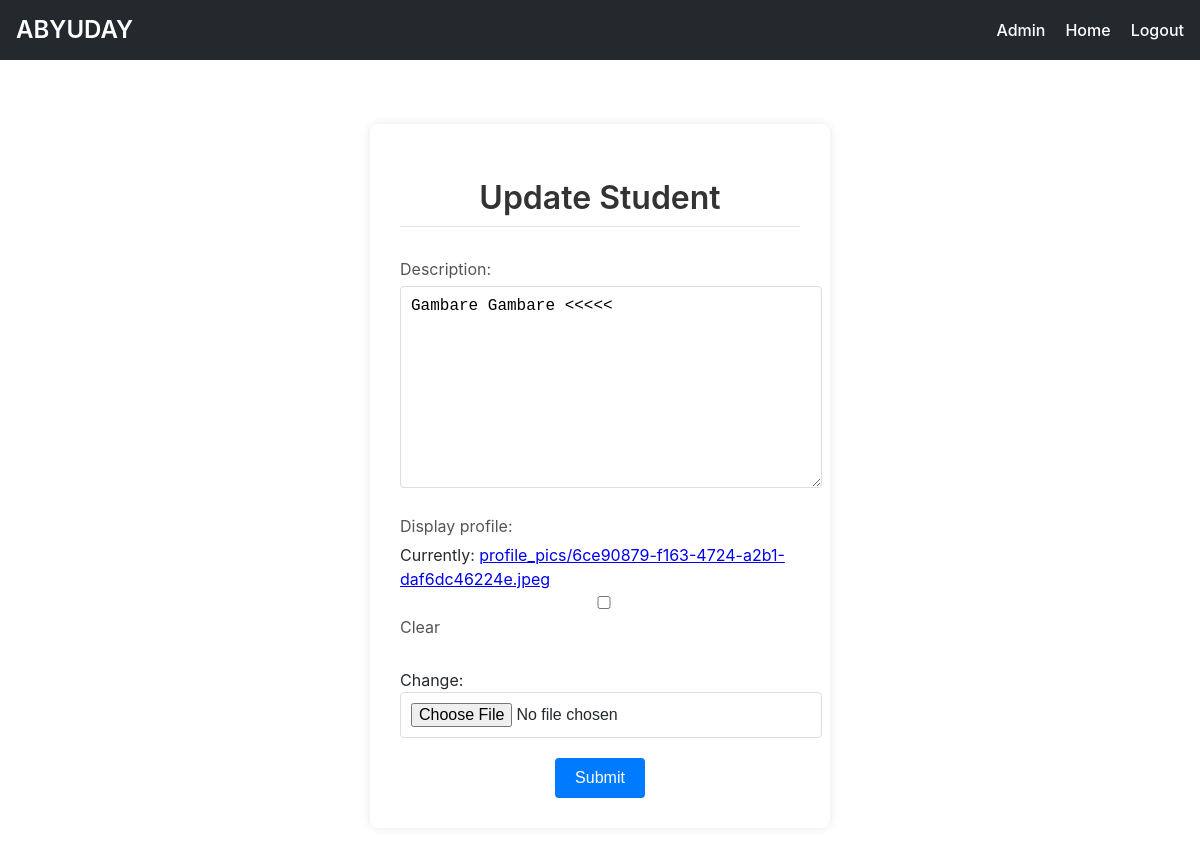
The page /update-student/1/ (signed in) on the database as committed earlier.
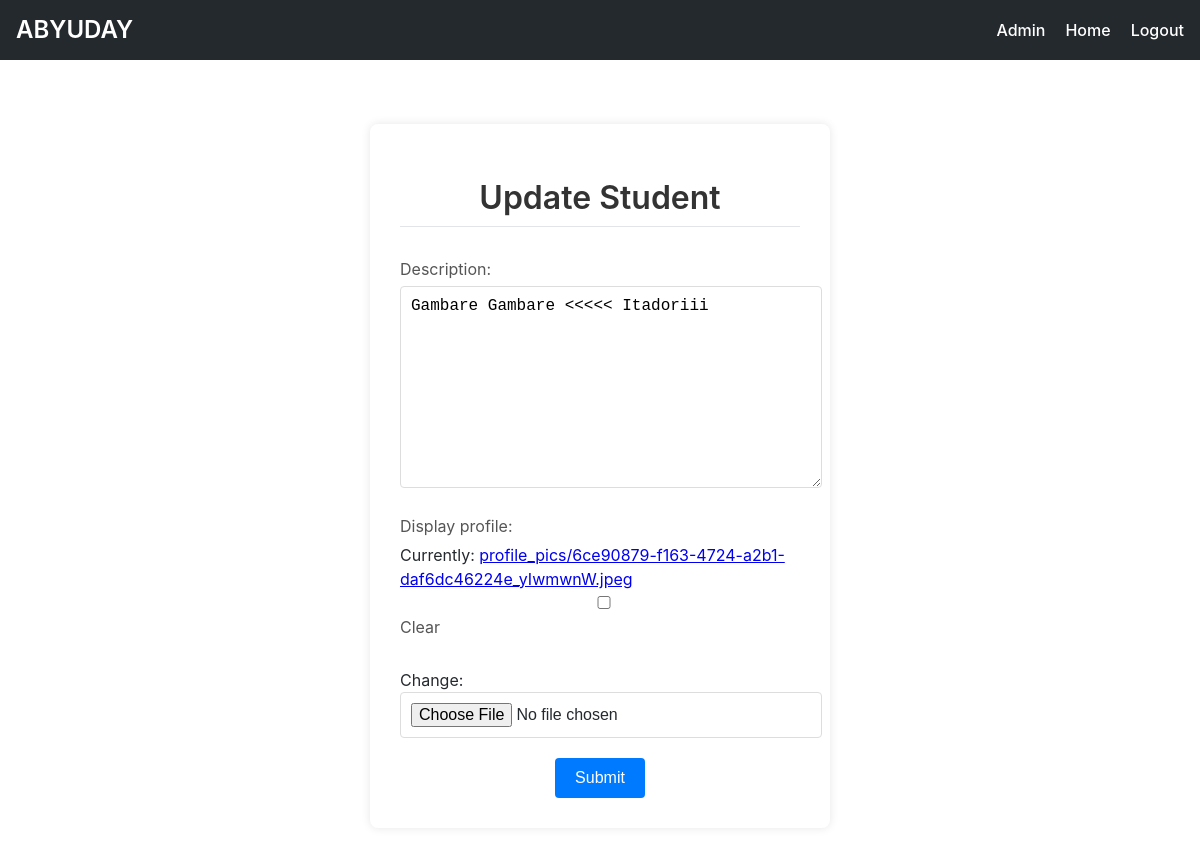
The same page on the database as committed later.
### firstapp/models.py (models this page shows, shortened)
class Students(models.Model):
    name = models.OneToOneField(User, on_delete=models.CASCADE, limit_choices_to={'groups__name': 'Students'})
    teacher = models.ForeignKey(Teacher, related_name='students',on_delete=models.CASCADE)
    description = models.TextField(blank=True)
    display_profile = models.ImageField(upload_to='profile_pics',blank=True)
    added_at= models.DateTimeField(auto_now_add=True)

### firstapp/views.py (the view, shortened to what this page needs)
# urls.py: path('update-student/<int:pk>/',views.studentUpdate.as_view(),name='update-student'),
class studentUpdate(LoginRequiredMixin,PermissionRequiredMixin,UpdateView):
    permission_required='firstapp.change_students'
    model=Students
    fields=['description','display_profile']

### firstapp/templates/firstapp/students_form.html (shortened to what this page needs)
{% extends 'firstapp/base.html' %}
{% load static %}
{% block style_block %}
<link rel="stylesheet" href="{% static 'firstapp/login_register.css' %}">
{% endblock %}
{% block body_block %}
<div class="content-container">
    {% if not form.instance.pk %}
    <h1 class="section-title">Add Student</h1>
    {% else %}
    <h1 class="section-title">Update Student</h1>
    {% endif %}
    <form action="" method="post">
        {% for field in form %}
        <div class="form-group">
            <label for="{{ field.id_for_label }}">{{ field.label }}:</label>
            {{ field }}
        </div>
        {% endfor %}
        <div class="form-button" style="display: flex; justify-content: center;">
            <button type="submit" class="button button-primary">Submit</button>
        </div>
    </form>
</div>
{% endblock %}

Rows that differ between the two databases and show on the page:
changed Students: description "Gambare Gambare <<<<<" → "Gambare Gambare <<<<< Itadoriii"
Other text that changed with them:
text no longer shown: "Currently: profile_pics/6ce90879-f163-4724-a2b1-daf6dc46224e.jpeg Clear Change:"
text now shown: "Currently: profile_pics/6ce90879-f163-4724-a2b1-daf6dc46224e_yIwmwnW.jpeg Clear Change:"
